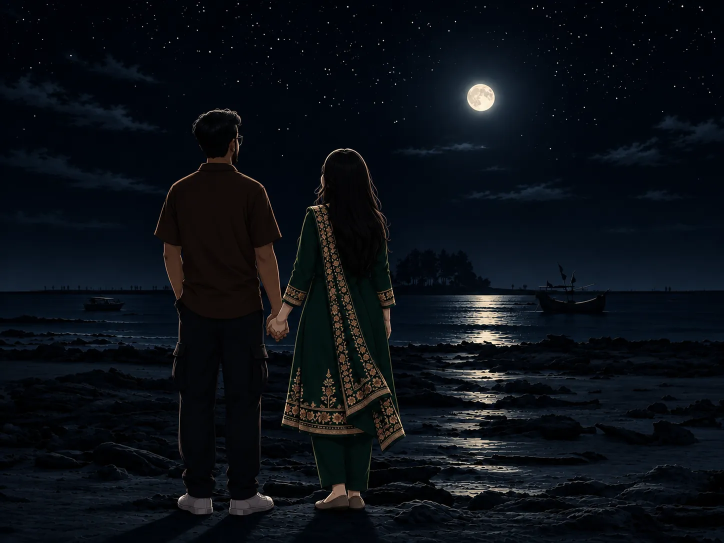
#> input picture site/img/beach-moon.webp, 1448 x 1086 px (shown at 1/2 size)
$ python -i prep-images.py   (imports and definitions only)
#> lines starting #> are read from the running program, lines starting #| are printed output that depends on the picture; after the words box and inside, x2 and y2 are one past the last pixel; in counts of white or black regions, pixels touching at a corner belong together
#> further down, picture is the input picture: PIL image 1448x1086 RGB; mean R, G, B 10.7, 15.3, 21.3
"""Build site/img/ from the illustrations in public/photos/.

Scenes are resized and saved as WebP. The two standing portraits are saved as
transparent cutouts: Nabil's already has an alpha channel, Risha's has a
checkerboard baked into the pixels, which is removed here.

Run from anywhere:  python scripts/prep-images.py
"""

from pathlib import Path

from PIL import Image, ImageDraw, ImageFilter, ImageOps

ROOT = Path(__file__).resolve().parents[1]
SRC = ROOT / "public" / "photos"
OUT = ROOT / "site" / "img"

SCENE_MAX_WIDTH = 1600
PORTRAIT_MAX_HEIGHT = 1280

# output name -> glob that matches exactly one source file
SCENES = {
    "nsu-walk": "Nabil*Determined Campus Walk.png",
    "nsu-glance": "A Fleeting Courtyard Glance*.png",
    "beach-sunset": "Nabil and Risha at Sunset.png",
    "beach-night": "Moonlit Beach Hand-in-Hand.png",
    "beach-moon": "Moonlit Beach Walk Together.png",
    "cafe": "Cozy Tabaq Coffee Conversation.png",
    "london": "Warm London Night Video Call.png",
    "journeys": "England to Dhaka_ Five Journeys.png",
}

# Scenes that are shown letterboxed on tall phones and need a backdrop.
FILLS = {"beach-sunset", "beach-night", "beach-moon"}

# The baked checkerboard is two neutral greys (about 238 and 254).
BACKDROP_MIN = 226
BACKDROP_CHROMA = 9
# Enclosed pockets of checkerboard (not touching the border) at least this big
# are cleared too.
POCKET_MIN_PIXELS = 500


# [24 lines left out: functions source, save, scene, not called in this run]


def backdrop_mask(image: Image.Image) -> Image.Image:
    """255 where a pixel looks like the checkerboard, 0 elsewhere."""
    mask = Image.new("L", image.size, 0)
#> mask: PIL image 1448x1086 L; every value is 0
    out = mask.load()
    pixels = image.load()
    for y in range(image.height):
        for x in range(image.width):
            red, green, blue = pixels[x, y]
            low = min(red, green, blue)
            if low >= BACKDROP_MIN and max(red, green, blue) - low <= BACKDROP_CHROMA:
                out[x, y] = 255
    return mask


def clear_pockets(mask: Image.Image) -> None:
    """Mark enclosed checkerboard pockets (value 255) as background (128)."""
    pixels = mask.load()
    for y in range(0, mask.height, 4):
        for x in range(0, mask.width, 4):
            if pixels[x, y] != 255:
                continue
            ImageDraw.floodfill(mask, (x, y), 200, thresh=0)
            region = mask.point(lambda value: 255 if value == 200 else 0)
            count = region.histogram()[255]
            # A pocket of real checkerboard holds both greys; a white highlight
            # inside the drawing does not, and stays.
            keep = count < POCKET_MIN_PIXELS
            fill = 60 if keep else 128
            ImageDraw.floodfill(mask, (x, y), fill, thresh=0)


def cut_checkerboard(image: Image.Image) -> Image.Image:
    image = image.convert("RGB")
    mask = backdrop_mask(image)
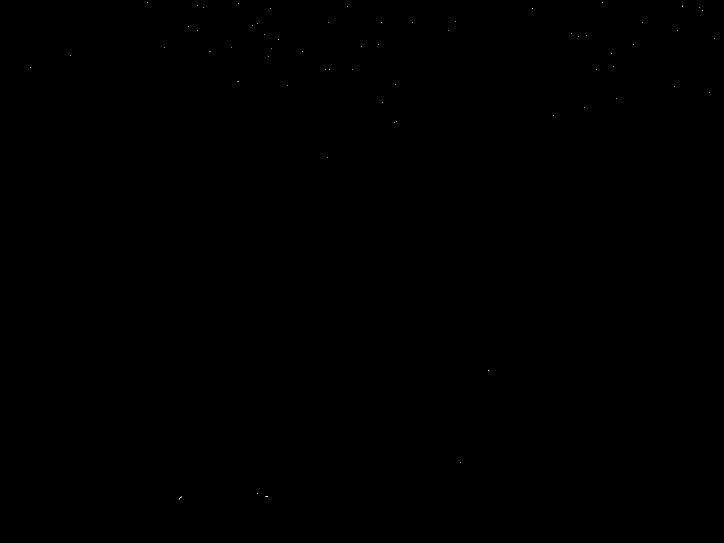
#> mask: PIL image 1448x1086 L (shown at 1/2 size); 0.01% white in thin lines or dots, all inside (x1, y1, x2, y2) = (61, 4, 1430, 999)
    # A 1px frame of backdrop joins every border region into one flood fill.
    framed = ImageOps.expand(mask, border=1, fill=255)
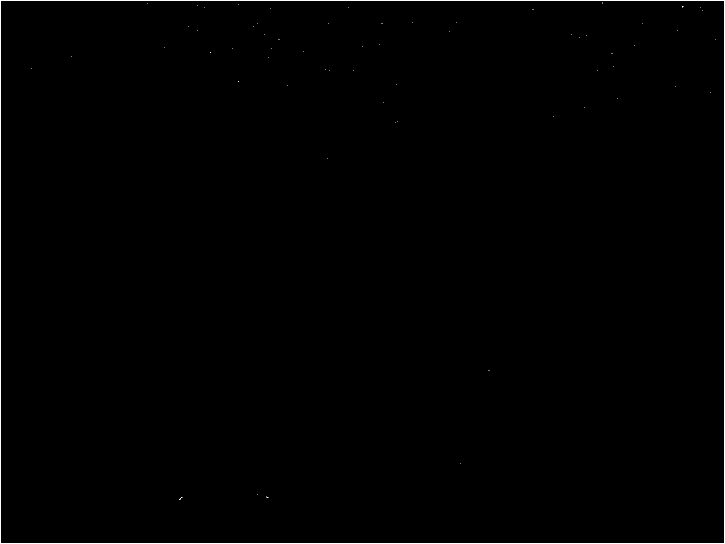
#> framed: PIL image 1450x1088 L (shown at 1/2 size); 0.33% white in thin lines or dots
    ImageDraw.floodfill(framed, (0, 0), 128, thresh=0)
    mask = framed.crop((1, 1, framed.width - 1, framed.height - 1))
    clear_pockets(mask)
    alpha = mask.point(lambda value: 0 if value == 128 else 255)
#> alpha: PIL image 1448x1086 L; every value is 255
    # Pull the edge in by a pixel to drop the pale halo, then feather it.
    alpha = alpha.filter(ImageFilter.MinFilter(3)).filter(ImageFilter.GaussianBlur(0.9))
    result = image.convert("RGBA")
    result.putalpha(alpha)
    return result


# [25 lines left out: functions clear_fringe, portrait, main, not called in this run]


# [2 lines not run here, left out]

>>> from PIL import Image
>>> picture = Image.open('../site/img/beach-moon.webp')
>>> result = cut_checkerboard(picture)
